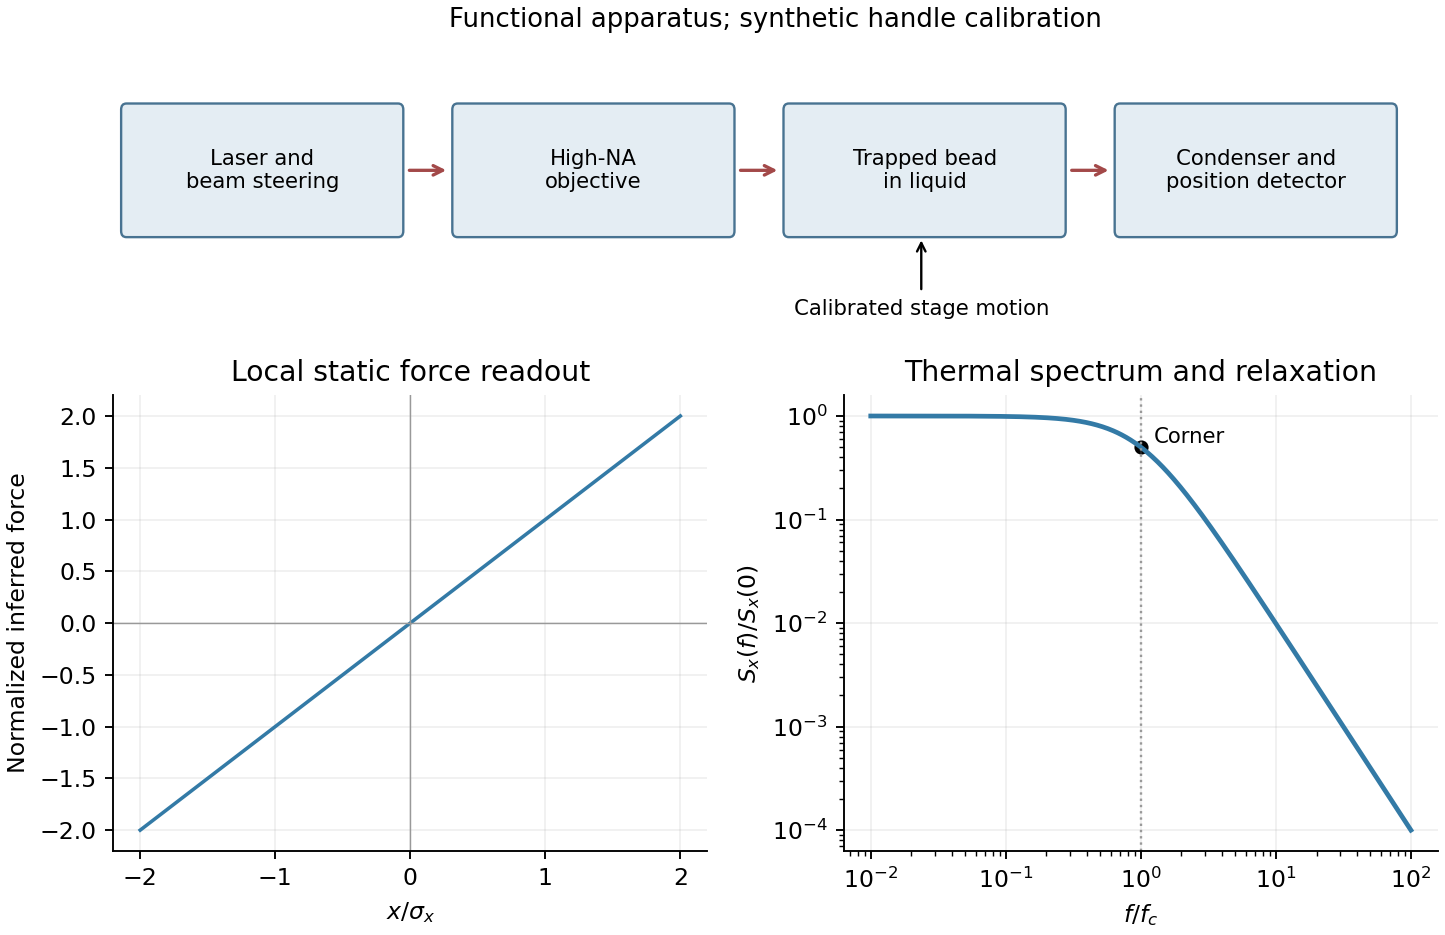

The script that saved this image:
"""Original functional trap/readout diagram and normalized calibration curves."""
import numpy as np
import matplotlib.pyplot as plt
from matplotlib.patches import FancyBboxPatch

def main():
 plt.rcParams.update({'font.size':10})
 fig=plt.figure(figsize=(8.5,5.5),layout='constrained');gs=fig.add_gridspec(2,2,height_ratios=[.8,1.2]);top=fig.add_subplot(gs[0,:]);ax=fig.add_subplot(gs[1,0]);bx=fig.add_subplot(gs[1,1])
 top.set(xlim=(0,10),ylim=(0,2));top.axis('off')
 labels=['Laser and\nbeam steering','High-NA\nobjective','Trapped bead\nin liquid','Condenser and\nposition detector']
 for x,label in zip([.1,2.6,5.1,7.6],labels):
  top.add_patch(FancyBboxPatch((x,.75),2.05,.8,boxstyle='round,pad=.04',facecolor='#e4edf3',edgecolor='#487391'));top.text(x+1.025,1.15,label,ha='center',va='center',fontsize=9)
 for x in [2.2,4.7,7.2]:top.annotate('',(x+.35,1.15),(x,1.15),arrowprops={'arrowstyle':'->','lw':1.4,'color':'#a34949'})
 top.annotate('Calibrated stage motion',(6.1,.72),(6.1,.2),arrowprops={'arrowstyle':'->'},ha='center',fontsize=9)
 top.set_title('Functional apparatus; synthetic handle calibration',fontsize=11)
 q=np.linspace(-2,2,300);ax.plot(q,q,c='#337aa6',label=r'$F_{ext}/\sqrt{kk_BT}=x/\sigma_x$');ax.set(xlabel=r'$x/\sigma_x$',ylabel='Normalized inferred force',title='Local static force readout');ax.axhline(0,c='.6',lw=.6);ax.axvline(0,c='.6',lw=.6)
 f=np.logspace(-2,2,500);bx.loglog(f,1/(1+f*f),c='#337aa6',lw=2);bx.scatter([1],[.5],c='black',s=25);bx.axvline(1,c='.6',ls=':',lw=1);bx.text(1.25,.55,'Corner',fontsize=9)
 bx.set(xlabel=r'$f/f_c$',ylabel=r'$S_x(f)/S_x(0)$',title='Thermal spectrum and relaxation')
 for p in [ax,bx]:p.grid(alpha=.18);p.spines[['top','right']].set_visible(False)
 fig.savefig('paper-1-trap-calibration.png',dpi=170,facecolor='white');plt.close(fig)
if __name__=='__main__':main()
